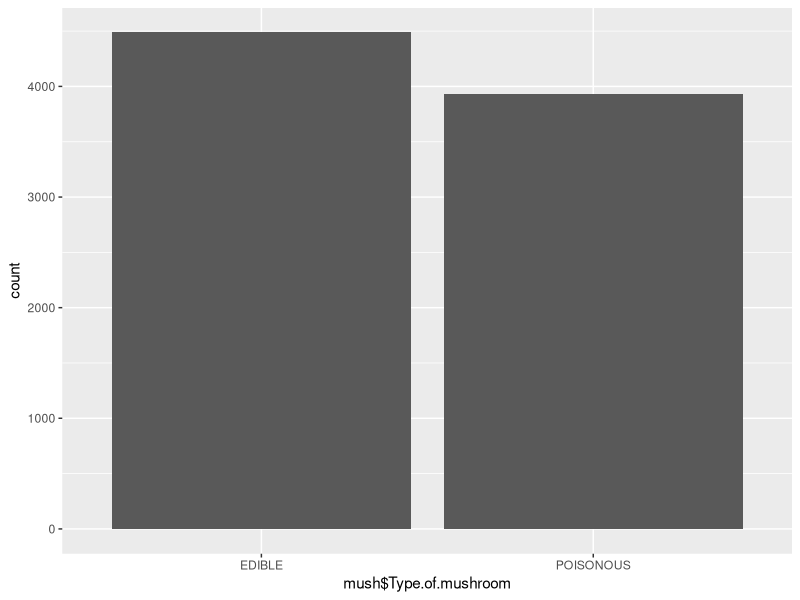

Recreate this plot in R.
library(e1071)
install.packages("caret")
library(caret)

# Setting user directory
setwd("C:\\Users\\Manuyesh-PC\\Documents\\R\\")
setwd("C:\\Users\\anandrathi\\Documents\\ramiyampersonal\\Personal\\Upgrad\\Course_03\\SupervisedClassification_I\\")
# Importing data
mush<-read.csv("mushroom1.csv", header = TRUE, sep = ',', stringsAsFactors= FALSE)
summary(mush$Type.of.mushroom)
#Notice that there are some question marks in a particular column stalk.root
# Replacing question marks with NA
mush$stalk.root[mush$stalk.root == '?'] <- NA

# figuring out the number of NA
which(is.na(mush))
sum(is.na(mush$stalk.root))
#counting the number of observation of each category
table(mush$stalk.root)

# Bulbous are maximum. So, that is the mode.

# Checking if the data is unbalanced.
ggplot(mush, aes(mush$Type.of.mushroom)) + geom_bar()
# It is not unbalanced

#Replacing missing values with mode

mush[is.na(mush)] <- "BULBOUS"
# There are no outliers in the data (obvious), the missing values 
# imputation has been done. The data set is balanced too.
#Now we will perform the 70/30 split. Now we will learn the Naive Bayes Algorithm on the training data
# And test it on testing data. 

#Before we proceed to do that, let's look at our data once more, this time
# from the prespective of the Type of variables. The target variable
# type of mushroom is a categorical variable but its data type is character
#along with the rest of the variables in the data set.
# Naive bayes cannot handle character type data. So, let's convert the data
# from character to factor type.

mush$Type.of.mushroom <- as.factor(mush$Type.of.mushroom)
mush$cap.shape <- as.factor(mush$cap.shape)
mush$cap.surface <- as.factor(mush$cap.surface)
mush$cap.color <- as.factor(mush$cap.color)
mush$bruises <- as.factor(mush$bruises)
mush$odor <- as.factor(mush$odor)
mush$gill.attachment <- as.factor(mush$gill.attachment)
mush$gill.spacing <- as.factor(mush$gill.spacing)
mush$gill.size <- as.factor(mush$gill.size)
mush$gill.color <- as.factor(mush$gill.color)
mush$stalk.shape <- as.factor(mush$stalk.shape)
mush$stalk.root <- as.factor(mush$stalk.root)
mush$stalk.surface.above.ring <- as.factor(mush$stalk.surface.above.ring)
mush$stalk.surface.below.ring <- as.factor(mush$stalk.surface.below.ring)
mush$stalk.color.above.ring <- as.factor(mush$stalk.color.above.ring)
mush$stalk.color.below.ring <- as.factor(mush$stalk.color.below.ring)
mush$veil.type <- as.factor(mush$veil.type)
mush$veil.color <- as.factor(mush$veil.color)
mush$ring.number <- as.factor(mush$ring.number)
mush$ring.type <- as.factor(mush$ring.type)
mush$spore.print.color <- as.factor(mush$spore.print.color)
mush$population <- as.factor(mush$population)
mush$habitat <- as.factor(mush$habitat)


#forming training, testing
set.seed(2)
s=sample(1:nrow(mush),0.7*nrow(mush))
mush_train=mush[s,]
mush_test=mush[-s,]

# Removing the label column (type of mushroom) from the test data

mush_test1<- mush_test[, -1]
# Now we will run Naive Bayes algorithm on this data: Using the e1071 package
install.packages("e1071")

model <- naiveBayes(Type.of.mushroom ~. , data = mush_train)

pred <- predict(model, mush_test1)
table(pred, mush_test$Type.of.mushroom)

confusionMatrix(pred, mush_test$Type.of.mushroom)


